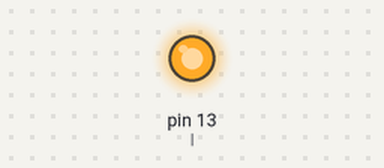
The sketch below on a simulated Arduino Uno, built with avr-gcc and run on an emulated ATmega328P. On the bench: output pins drawn as LEDs (lit = HIGH).

Above: at 0.5 s.
At 4.3 s:
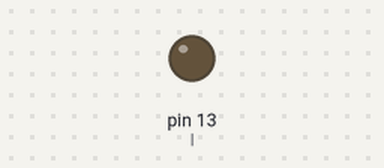
Timing chart, 0 to 6.4 s (numbered marks = the images above):
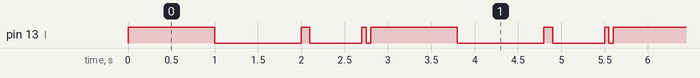

The sketch:

piscaPisca.ino
```cpp
void setup() {
  // put your setup code here, to run once:

  /*
   *  Tem que configurar tudo primeiro aqui, la no loop é apenas a execução doq foi feito..
   */
  pinMode(13, OUTPUT);
}

void loop() {
  // put your main code here, to run repeatedly:
  int l = 13;
  digitalWrite(l, HIGH);
  delay(1000);
  digitalWrite(l, LOW);
  delay(1000);

  digitalWrite(l, HIGH);
  delay(100);
  digitalWrite(l, LOW);
  delay(600);

  digitalWrite(l, HIGH);
  delay(50);
  digitalWrite(l, LOW);
  delay(50);
}
```

Measured:
- by itself, pin 13 (l): repeats every 2.8 s: LOW 1.0 s, HIGH 0.10 s, LOW 0.60 s, HIGH 0.05 s, LOW 0.05 s, HIGH 1.0 s
- by itself, everything shown: repeats every 2.8 s, in 6 steps
